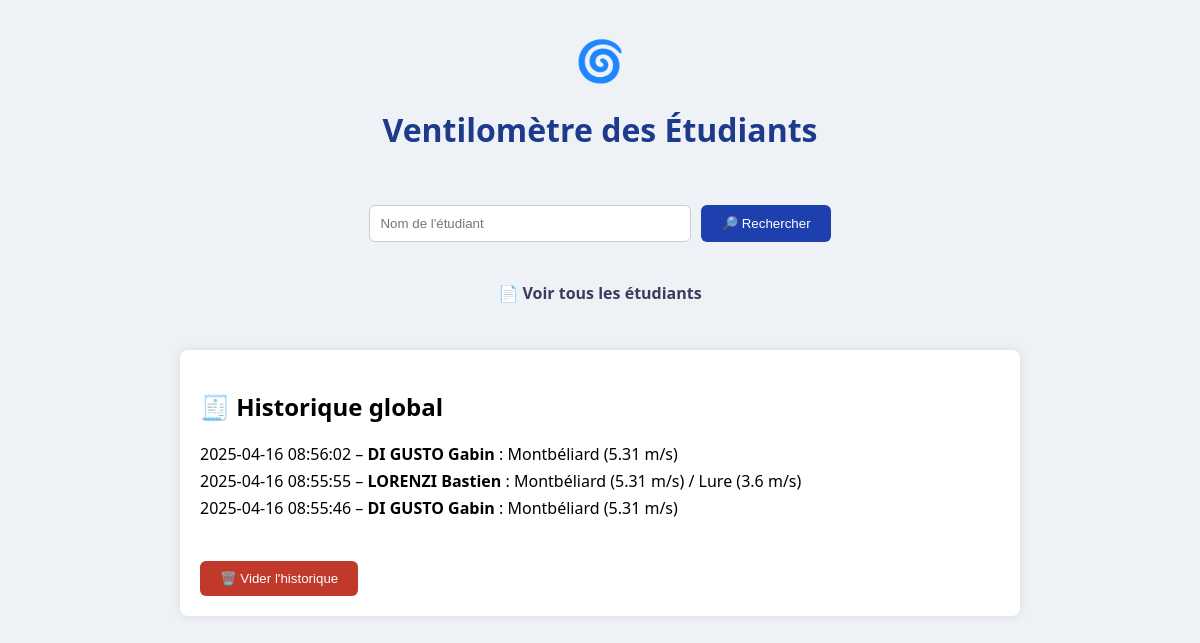
The app's page /, older data.
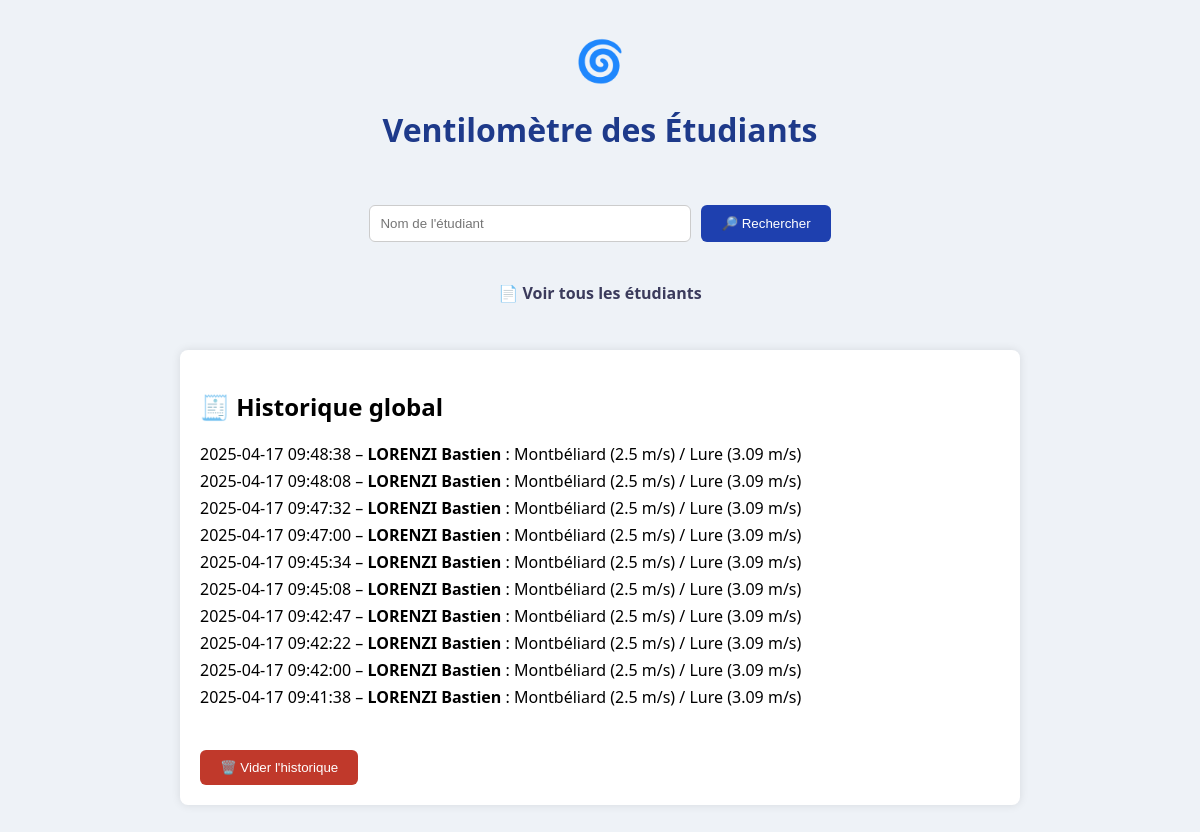
The same page, newer data.
### tables this page shows
CREATE TABLE historique_recherches (
    id INTEGER PRIMARY KEY AUTOINCREMENT,
    nom TEXT NOT NULL,
    ville1 TEXT,
    vent1 REAL,
    ville2 TEXT,
    vent2 REAL,
    heure TEXT
, prenom TEXT);

### app.py (the view, shortened to what this page needs)
@app.route("/", methods=["GET", "POST"])
def index():
    result = None  # Dictionnaire des résultats d'une recherche utilisateur
    historique = []  # Historique global des recherches
    historique_utilisateur = []  # Historique des recherches d'un utilisateur spécifique
    vent_collectif = None  # Vent médian collectif du jour
    conn = sqlite3.connect("students.db")
    cursor = conn.cursor()
    try:
        cursor.execute("ALTER TABLE historique_recherches ADD COLUMN prenom TEXT")
    except sqlite3.OperationalError:
        pass  # Ignore l'erreur si la colonne existe déjà
    cursor.execute("SELECT vent FROM meteo WHERE date = date('now')")
    vents = [row[0] for row in cursor.fetchall() if row[0] is not None]
    if vents:
        vents.sort()
        n = len(vents)
        vent_collectif = vents[n // 2] if n % 2 == 1 else (vents[n // 2 - 1] + vents[n // 2]) / 2
    cursor.execute("SELECT * FROM historique_recherches ORDER BY id DESC LIMIT 10")
    historique = cursor.fetchall()
    if result:
        cursor.execute("SELECT * FROM historique_recherches WHERE nom = ?", (result["nom"],))
        historique_utilisateur = cursor.fetchall()
    conn.commit()
    conn.close()
    return render_template("index.html", result=result, historique=historique,
                           historique_utilisateur=historique_utilisateur, vent_collectif=vent_collectif)

### templates/index.html (shortened to what this page needs)
<!DOCTYPE html>
<html lang="fr">
<head>
</head>
<body>
    <div class="logo">🌀</div>
    <h1> Ventilomètre des Étudiants </h1>
    <form method="POST">
        <input type="text" name="nom" placeholder="Nom de l'étudiant" required>
        <button type="submit">🔎 Rechercher</button>
    </form>
    <div class="students-link">
        <p>📄 <a href="{{ url_for('etudiants') }}">Voir tous les étudiants</a></p>
    </div>
    {% if historique %}
    <div class="history">
        <h2>🧾 Historique global</h2>
        <ul>
            {% for r in historique %}
            <li>
                {{ r[6] }} – <strong>{{ r[1] }} {{ r[7] }}</strong> :
                {{ r[2] }} ({{ r[3] }} m/s)
                {% if r[4] %}/ {{ r[4] }} ({{ r[5] }} m/s){% endif %}
            </li>
            {% endfor %}
        </ul>
        <form method="POST" action="{{ url_for('clear_history') }}">
            <button class="btn-clear">🗑️ Vider l'historique</button>
        </form>
</div>
    {% endif %}
</body>
</html>

### templates/index.html (style rules this page uses)
body { font-family: 'Segoe UI', sans-serif; background-color: #eef2f7; margin: 0; padding: 2rem; display: flex; flex-direction: column; align-items: center; }
h1 { color: #1e3a8a; text-align: center; }
.logo { font-size: 40px; }
form { margin-top: 2rem; display: flex; flex-direction: row; gap: 10px; }
input[type=text] { padding: 10px; width: 300px; border-radius: 6px; border: 1px solid #ccc; }
button { padding: 10px 20px; background-color: #1e40af; color: white; border: none; border-radius: 6px; cursor: pointer; }
.students-link { margin-top: 1.5rem; text-align: center; }
.students-link a { color: #3b3b5c; text-decoration: none; font-weight: bold; }
.result, .history { margin-top: 30px; padding: 20px; background: white; border-radius: 8px; width: 80%; max-width: 800px; box-shadow: 0 0 10px rgba(0,0,0,0.1); }
ul { list-style-type: none; padding-left: 0; }
li { margin: 5px 0; }
.btn-clear { margin-top: 10px; background-color: #c0392b; }

Row changes from the older to the newer data that the page shows:
no longer on this page (row edited): historique_recherches: heure "2025-04-16 08:56:02", nom "DI GUSTO", prenom "Gabin", ville1 "Montbéliard", vent1 "5.31"
no longer on this page (row edited): historique_recherches: heure "2025-04-16 08:55:55", nom "LORENZI", prenom "Bastien", ville1 "Montbéliard", vent1 "5.31", ville2 "Lure", vent2 "3.6"
no longer on this page (row edited): historique_recherches: heure "2025-04-16 08:55:46", nom "DI GUSTO", prenom "Gabin", ville1 "Montbéliard", vent1 "5.31"
added historique_recherches: heure "2025-04-17 09:48:38", nom "LORENZI", prenom "Bastien", ville1 "Montbéliard", vent1 "2.5", ville2 "Lure", vent2 "3.09"
added historique_recherches: heure "2025-04-17 09:48:08", nom "LORENZI", prenom "Bastien", ville1 "Montbéliard", vent1 "2.5", ville2 "Lure", vent2 "3.09"
added historique_recherches: heure "2025-04-17 09:47:32", nom "LORENZI", prenom "Bastien", ville1 "Montbéliard", vent1 "2.5", ville2 "Lure", vent2 "3.09"
added historique_recherches: heure "2025-04-17 09:47:00", nom "LORENZI", prenom "Bastien", ville1 "Montbéliard", vent1 "2.5", ville2 "Lure", vent2 "3.09"
added historique_recherches: heure "2025-04-17 09:45:34", nom "LORENZI", prenom "Bastien", ville1 "Montbéliard", vent1 "2.5", ville2 "Lure", vent2 "3.09"
added historique_recherches: heure "2025-04-17 09:45:08", nom "LORENZI", prenom "Bastien", ville1 "Montbéliard", vent1 "2.5", ville2 "Lure", vent2 "3.09"
added historique_recherches: heure "2025-04-17 09:42:47", nom "LORENZI", prenom "Bastien", ville1 "Montbéliard", vent1 "2.5", ville2 "Lure", vent2 "3.09"
added historique_recherches: heure "2025-04-17 09:42:22", nom "LORENZI", prenom "Bastien", ville1 "Montbéliard", vent1 "2.5", ville2 "Lure", vent2 "3.09"
added historique_recherches: heure "2025-04-17 09:42:00", nom "LORENZI", prenom "Bastien", ville1 "Montbéliard", vent1 "2.5", ville2 "Lure", vent2 "3.09"
added historique_recherches: heure "2025-04-17 09:41:38", nom "LORENZI", prenom "Bastien", ville1 "Montbéliard", vent1 "2.5", ville2 "Lure", vent2 "3.09"
